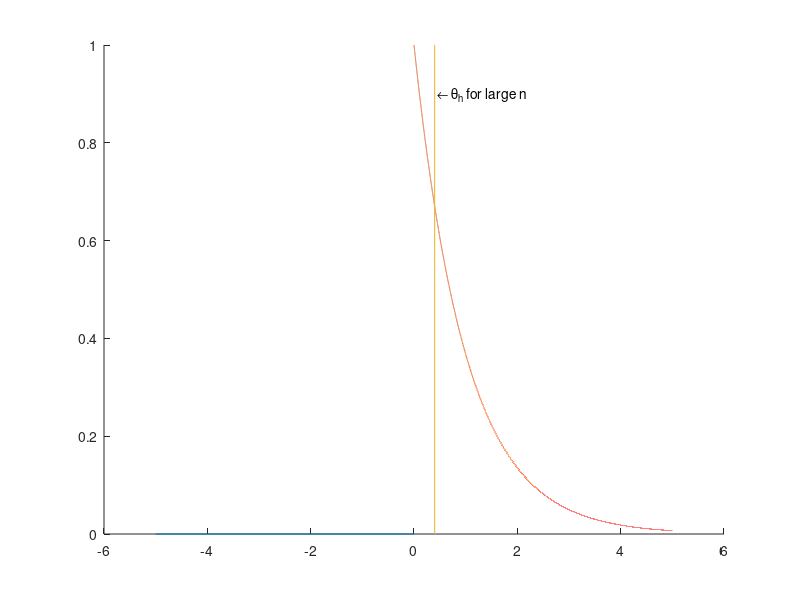

The MATLAB script that drew this image:
%clf;

theta = 1;

lt0 = -5:0.5:0;
xlt0 = 0 * lt0;

gt0 = 0:0.0001:5;
xgt0 = theta * exp( -1 * theta * gt0 );

n = size( gt0, 2 );
theta_hat =  1 / ( ( 1 / n ) * sum( gt0 ) ); 

hold all;

plot( lt0, xlt0 );
plot( gt0, xgt0 );
line( [theta_hat,theta_hat], [0,1] );

text( theta_hat, 0.9, ' \leftarrow \theta_h for large n' );

hold off;
